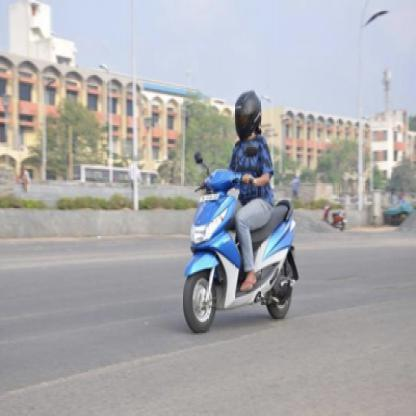
#> input picture dataset/with_helmet/with_helmet01.jpg, 416 x 416 px; its folder holds only this picture in this run
$ python preprocessing.py
#> lines starting #> are read from the running program, lines starting #| are printed output that depends on the picture
import os
import cv2
from pathlib import Path

# Paths for source and destination folders
src_folder = 'dataset'
output_folder = 'processed_dataset'
image_size = (224, 224)

# Create processed folders
Path(f"{output_folder}/with_helmet").mkdir(parents=True, exist_ok=True)
Path(f"{output_folder}/without_helmet").mkdir(parents=True, exist_ok=True)

# Function to preprocess images
def preprocess_images(category):
#> called with category = 'with_helmet'
    src_path = os.path.join(src_folder, category)
    dest_path = os.path.join(output_folder, category)

    # Process each image
    for count, img_name in enumerate(os.listdir(src_path)):
        img_path = os.path.join(src_path, img_name)

        # Read the image
        img = cv2.imread(img_path)
#> img is the input picture: shape (416, 416, 3); mean B, G, R 173.3, 171, 171.2
        if img is None:
            continue

        # Resize the image
        img_resized = cv2.resize(img, image_size)
        img_normalized = img_resized / 255.0

        # Save preprocessed image
        new_filename = f"{category}_{count:03}.jpg"
        new_file_path = os.path.join(dest_path, new_filename)
        cv2.imwrite(new_file_path, (img_normalized * 255).astype('uint8'))

    print(f"Preprocessed {category} images saved in {dest_path}")

# Run preprocessing for both categories
preprocess_images("with_helmet")
preprocess_images("without_helmet")
#> call 2 of preprocess_images, with category = 'without_helmet'
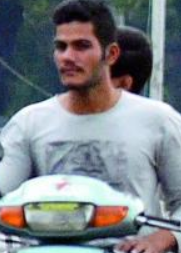
#> input picture dataset/without_helmet/without_helmet01.png, 181 x 253 px
#> in preprocess_images, img is the input picture: shape (253, 181, 3); mean B, G, R 133.3, 127.8, 122.3
#> in preprocess_images (call 2), `img_resized = cv2.resize(img, image_size)`:
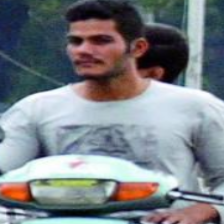
#> img_resized: shape (224, 224, 3); mean B, G, R 133.2, 127.7, 122.1
